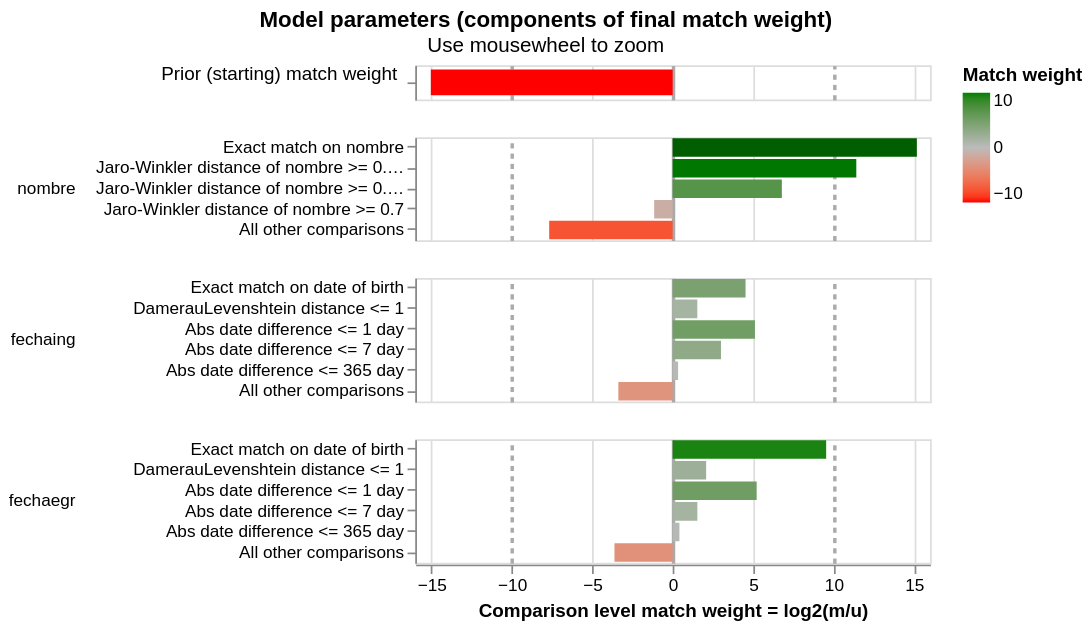

Here is the notebook cell this chart was saved with:
### Markdown cell above
### Visualizando los pesos

### Code cell
linker.visualisations.match_weights_chart()

### Figure 1 — Vega-Lite specification as saved in the notebook (floating-point values rounded to 4 significant figures)
{"config": {"view": {"continuousWidth": 300, "continuousHeight": 300, "discreteHeight": 60, "discreteWidth": 400}, "header": {"title": null}, "mark": {"tooltip": null}, "title": {"anchor": "middle"}}, "vconcat": [{"mark": {"type": "bar", "clip": true, "height": 15}, "encoding": {"color": {"field": "log2_bayes_factor", "scale": {"domain": [-10, 0, 10], "interpolate": "lab", "range": ["red", "#bbbbbb", "green"]}, "title": "Match weight", "type": "quantitative"}, "tooltip": [{"field": "comparison_name", "title": "Comparison name", "type": "nominal"}, {"field": "probability_two_random_records_match", "format": ".4f", "title": "Probability two random records match", "type": "nominal"}, {"field": "log2_bayes_factor", "format": ",.4f", "title": "Equivalent match weight", "type": "quantitative"}, {"field": "bayes_factor_description", "title": "Match weight description", "type": "nominal"}], "x": {"axis": {"domain": false, "gridColor": {"condition": {"test": "abs(datum.value / 10)  <= 1 & datum.value % 10 === 0", "value": "#aaa"}, "value": "#ddd"}, "gridDash": {"condition": {"test": "abs(datum.value / 10) == 1", "value": [3]}, "value": null}, "gridWidth": {"condition": {"test": "abs(datum.value / 10)  <= 1 & datum.value % 10 === 0", "value": 2}, "value": 1}, "labels": false, "ticks": false, "title": ""}, "field": "log2_bayes_factor", "scale": {"domain": [-16, 16]}, "type": "quantitative"}, "y": {"axis": {"title": "Prior (starting) match weight", "titleAlign": "right", "titleAngle": 0, "titleFontWeight": "normal"}, "field": "label_for_charts", "sort": {"field": "comparison_vector_value", "order": "descending"}, "type": "nominal"}}, "height": 20, "transform": [{"filter": "(datum.comparison_name == 'probability_two_random_records_match')"}]}, {"mark": {"type": "bar", "clip": true}, "encoding": {"color": {"field": "log2_bayes_factor", "scale": {"domain": [-10, 0, 10], "interpolate": "lab", "range": ["red", "#bbbbbb", "green"]}, "title": "Match weight", "type": "quantitative"}, "row": {"field": "comparison_name", "header": {"labelAlign": "left", "labelAnchor": "middle", "labelAngle": 0}, "sort": {"field": "comparison_sort_order"}, "type": "nominal"}, "tooltip": [{"field": "comparison_name", "title": "Comparison name", "type": "nominal"}, {"field": "label_for_charts", "title": "Label", "type": "ordinal"}, {"field": "sql_condition", "title": "SQL condition", "type": "nominal"}, {"field": "m_probability", "format": ".10~g", "title": "M probability", "type": "quantitative"}, {"field": "u_probability", "format": ".10~g", "title": "U probability", "type": "quantitative"}, {"field": "bayes_factor", "format": ",.6f", "title": "Bayes factor = m/u", "type": "quantitative"}, {"field": "log2_bayes_factor", "format": ".4~g", "title": "Match weight = log2(m/u)", "type": "quantitative"}, {"field": "bayes_factor_description", "title": "Match weight description", "type": "nominal"}, {"field": "m_probability_description", "title": "m probability description", "type": "nominal"}, {"field": "u_probability_description", "title": "u probability description", "type": "nominal"}], "x": {"axis": {"gridColor": {"condition": {"test": "abs(datum.value / 10)  <= 1 & datum.value % 10 === 0", "value": "#aaa"}, "value": "#ddd"}, "gridDash": {"condition": {"test": "abs(datum.value / 10) == 1", "value": [3]}, "value": null}, "gridWidth": {"condition": {"test": "abs(datum.value / 10)  <= 1 & datum.value % 10 === 0", "value": 2}, "value": 1}, "title": "Comparison level match weight = log2(m/u)"}, "field": "log2_bayes_factor", "scale": {"domain": [-16, 16]}, "type": "quantitative"}, "y": {"axis": {"title": null}, "field": "label_for_charts", "sort": {"field": "comparison_vector_value", "order": "descending"}, "type": "nominal"}}, "height": {"step": 12}, "resolve": {"axis": {"y": "independent"}, "scale": {"y": "independent"}}, "transform": [{"filter": "(datum.comparison_name != 'probability_two_random_records_match')"}]}], "data": {"name": "data-1c62cab49ececb8e4485df73591ce14f"}, "params": [{"name": "mouse_zoom", "select": {"type": "interval", "encodings": ["x"]}, "bind": "scales", "views": []}], "resolve": {"axis": {"y": "independent"}, "scale": {"y": "independent"}}, "title": {"text": "Model parameters (components of final match weight)", "subtitle": "Use mousewheel to zoom"}, "$schema": "https://vega.github.io/schema/vega-lite/v5.9.3.json", "datasets": {"data-1c62cab49ececb8e4485df73591ce14f": [{"comparison_name": "probability_two_random_records_match", "sql_condition": null, "label_for_charts": "", "m_probability": null, "u_probability": null, "m_probability_description": null, "u_probability_description": null, "has_tf_adjustments": false, "tf_adjustment_column": null, "tf_adjustment_weight": null, "is_null_level": false, "bayes_factor": 2.983e-05, "log2_bayes_factor": -15.03, "comparison_vector_value": 0, "max_comparison_vector_value": 0, "bayes_factor_description": "The probability that two random records drawn at random match is 0.000 or one in  33,528.5 records.This is equivalent to a starting match weight of -15.033.", "probability_two_random_records_match": 2.983e-05, "comparison_sort_order": -1}, {"comparison_name": "nombre", "sql_condition": "\"nombre_l\" = \"nombre_r\"", "label_for_charts": "Exact match on nombre", "m_probability": 0.9139, "u_probability": 2.464e-05, "m_probability_description": "Amongst matching record comparisons, 91.39% of records (i.e. one in 1.094) are in the exact match on nombre comparison level", "u_probability_description": "Amongst non-matching record comparisons, 0.002464% of records (i.e. one in 40,584) are in the exact match on nombre comparison level", "has_tf_adjustments": true, "tf_adjustment_column": "nombre", "tf_adjustment_weight": 1.0, "is_null_level": false, "bayes_factor": 37090.0, "log2_bayes_factor": 15.18, "comparison_vector_value": 4, "max_comparison_vector_value": 4, "bayes_factor_description": "If comparison level is `exact match on nombre` then comparison is 37,089 times more likely to be a match", "probability_two_random_records_match": 2.983e-05, "comparison_sort_order": 0}, {"comparison_name": "nombre", "sql_condition": "jaro_winkler_similarity(\"nombre_l\", \"nombre_r\") >= 0.92", "label_for_charts": "Jaro-Winkler distance of nombre >= 0.92", "m_probability": 0.04306, "u_probability": 1.577e-05, "m_probability_description": "Amongst matching record comparisons, 4.306% of records (i.e. one in 23.22) are in the jaro-winkler distance of nombre >= 0.92 comparison level", "u_probability_description": "Amongst non-matching record comparisons, 0.001577% of records (i.e. one in 63,413) are in the jaro-winkler distance of nombre >= 0.92 comparison level", "has_tf_adjustments": false, "tf_adjustment_column": null, "tf_adjustment_weight": 1.0, "is_null_level": false, "bayes_factor": 2731.0, "log2_bayes_factor": 11.42, "comparison_vector_value": 3, "max_comparison_vector_value": 4, "bayes_factor_description": "If comparison level is `jaro-winkler distance of nombre >= 0.92` then comparison is 2,731 times more likely to be a match", "probability_two_random_records_match": 2.983e-05, "comparison_sort_order": 0}, {"comparison_name": "nombre", "sql_condition": "jaro_winkler_similarity(\"nombre_l\", \"nombre_r\") >= 0.88", "label_for_charts": "Jaro-Winkler distance of nombre >= 0.88", "m_probability": 0.02871, "u_probability": 0.0002602, "m_probability_description": "Amongst matching record comparisons, 2.871% of records (i.e. one in 34.83) are in the jaro-winkler distance of nombre >= 0.88 comparison level", "u_probability_description": "Amongst non-matching record comparisons, 0.02602% of records (i.e. one in 3,843) are in the jaro-winkler distance of nombre >= 0.88 comparison level", "has_tf_adjustments": false, "tf_adjustment_column": null, "tf_adjustment_weight": 1.0, "is_null_level": false, "bayes_factor": 110.3, "log2_bayes_factor": 6.786, "comparison_vector_value": 2, "max_comparison_vector_value": 4, "bayes_factor_description": "If comparison level is `jaro-winkler distance of nombre >= 0.88` then comparison is 110 times more likely to be a match", "probability_two_random_records_match": 2.983e-05, "comparison_sort_order": 0}, {"comparison_name": "nombre", "sql_condition": "jaro_winkler_similarity(\"nombre_l\", \"nombre_r\") >= 0.7", "label_for_charts": "Jaro-Winkler distance of nombre >= 0.7", "m_probability": 0.009569, "u_probability": 0.02124, "m_probability_description": "Amongst matching record comparisons, 0.9569% of records (i.e. one in 104) are in the jaro-winkler distance of nombre >= 0.7 comparison level", "u_probability_description": "Amongst non-matching record comparisons, 2.124% of records (i.e. one in 47.08) are in the jaro-winkler distance of nombre >= 0.7 comparison level", "has_tf_adjustments": false, "tf_adjustment_column": null, "tf_adjustment_weight": 1.0, "is_null_level": false, "bayes_factor": 0.4505, "log2_bayes_factor": -1.15, "comparison_vector_value": 1, "max_comparison_vector_value": 4, "bayes_factor_description": "If comparison level is `jaro-winkler distance of nombre >= 0.7` then comparison is 2.22 times less likely to be a match", "probability_two_random_records_match": 2.983e-05, "comparison_sort_order": 0}, {"comparison_name": "nombre", "sql_condition": "ELSE", "label_for_charts": "All other comparisons", "m_probability": 0.004785, "u_probability": 0.9785, "m_probability_description": "Amongst matching record comparisons, 0.4785% of records (i.e. one in 209) are in the all other comparisons comparison level", "u_probability_description": "Amongst non-matching record comparisons, 97.85% of records (i.e. one in 1.022) are in the all other comparisons comparison level", "has_tf_adjustments": false, "tf_adjustment_column": null, "tf_adjustment_weight": 1.0, "is_null_level": false, "bayes_factor": 0.00489, "log2_bayes_factor": -7.676, "comparison_vector_value": 0, "max_comparison_vector_value": 4, "bayes_factor_description": "If comparison level is `all other comparisons` then comparison is 204 times less likely to be a match", "probability_two_random_records_match": 2.983e-05, "comparison_sort_order": 0}, {"comparison_name": "fechaing", "sql_condition": "\"fechaing_l\" = \"fechaing_r\"", "label_for_charts": "Exact match on date of birth", "m_probability": 0.03149, "u_probability": 0.001363, "m_probability_description": "Amongst matching record comparisons, 3.149% of records (i.e. one in 31.75) are in the exact match on date of birth comparison level", "u_probability_description": "Amongst non-matching record comparisons, 0.1363% of records (i.e. one in 734) are in the exact match on date of birth comparison level", "has_tf_adjustments": false, "tf_adjustment_column": null, "tf_adjustment_weight": 1.0, "is_null_level": false, "bayes_factor": 23.1, "log2_bayes_factor": 4.53, "comparison_vector_value": 5, "max_comparison_vector_value": 5, "bayes_factor_description": "If comparison level is `exact match on date of birth` then comparison is 23.1 times more likely to be a match", "probability_two_random_records_match": 2.983e-05, "comparison_sort_order": 1}, {"comparison_name": "fechaing", "sql_condition": "damerau_levenshtein(\"fechaing_l\", \"fechaing_r\") <= 1", "label_for_charts": "DamerauLevenshtein distance <= 1", "m_probability": 0.06275, "u_probability": 0.02171, "m_probability_description": "Amongst matching record comparisons, 6.275% of records (i.e. one in 15.94) are in the dameraulevenshtein distance <= 1 comparison level", "u_probability_description": "Amongst non-matching record comparisons, 2.171% of records (i.e. one in 46.07) are in the dameraulevenshtein distance <= 1 comparison level", "has_tf_adjustments": false, "tf_adjustment_column": null, "tf_adjustment_weight": 1.0, "is_null_level": false, "bayes_factor": 2.89, "log2_bayes_factor": 1.531, "comparison_vector_value": 4, "max_comparison_vector_value": 5, "bayes_factor_description": "If comparison level is `dameraulevenshtein distance <= 1` then comparison is 2.89 times more likely to be a match", "probability_two_random_records_match": 2.983e-05, "comparison_sort_order": 1}, {"comparison_name": "fechaing", "sql_condition": "ABS(EPOCH(try_strptime(\"fechaing_l\", '%Y-%m-%d')) - EPOCH(try_strptime(\"fechaing_r\", '%Y-%m-%d'))) <= 86400", "label_for_charts": "Abs date difference <= 1 day", "m_probability": 0.01, "u_probability": 0.0002888, "m_probability_description": "Amongst matching record comparisons, 1% of records (i.e. one in 100) are in the abs date difference <= 1 day comparison level", "u_probability_description": "Amongst non-matching record comparisons, 0.02888% of records (i.e. one in 3,463) are in the abs date difference <= 1 day comparison level", "has_tf_adjustments": false, "tf_adjustment_column": null, "tf_adjustment_weight": 1.0, "is_null_level": false, "bayes_factor": 34.63, "log2_bayes_factor": 5.114, "comparison_vector_value": 3, "max_comparison_vector_value": 5, "bayes_factor_description": "If comparison level is `abs date difference <= 1 day` then comparison is 34.63 times more likely to be a match", "probability_two_random_records_match": 2.983e-05, "comparison_sort_order": 1}, {"comparison_name": "fechaing", "sql_condition": "ABS(EPOCH(try_strptime(\"fechaing_l\", '%Y-%m-%d')) - EPOCH(try_strptime(\"fechaing_r\", '%Y-%m-%d'))) <= 604800", "label_for_charts": "Abs date difference <= 7 day", "m_probability": 0.058, "u_probability": 0.007237, "m_probability_description": "Amongst matching record comparisons, 5.8% of records (i.e. one in 17.24) are in the abs date difference <= 7 day comparison level", "u_probability_description": "Amongst non-matching record comparisons, 0.7237% of records (i.e. one in 138) are in the abs date difference <= 7 day comparison level", "has_tf_adjustments": false, "tf_adjustment_column": null, "tf_adjustment_weight": 1.0, "is_null_level": false, "bayes_factor": 8.014, "log2_bayes_factor": 3.002, "comparison_vector_value": 2, "max_comparison_vector_value": 5, "bayes_factor_description": "If comparison level is `abs date difference <= 7 day` then comparison is 8.014 times more likely to be a match", "probability_two_random_records_match": 2.983e-05, "comparison_sort_order": 1}, {"comparison_name": "fechaing", "sql_condition": "ABS(EPOCH(try_strptime(\"fechaing_l\", '%Y-%m-%d')) - EPOCH(try_strptime(\"fechaing_r\", '%Y-%m-%d'))) <= 31536000", "label_for_charts": "Abs date difference <= 365 day", "m_probability": 0.8167, "u_probability": 0.6465, "m_probability_description": "Amongst matching record comparisons, 81.67% of records (i.e. one in 1.224) are in the abs date difference <= 365 day comparison level", "u_probability_description": "Amongst non-matching record comparisons, 64.65% of records (i.e. one in 1.547) are in the abs date difference <= 365 day comparison level", "has_tf_adjustments": false, "tf_adjustment_column": null, "tf_adjustment_weight": 1.0, "is_null_level": false, "bayes_factor": 1.263, "log2_bayes_factor": 0.3371, "comparison_vector_value": 1, "max_comparison_vector_value": 5, "bayes_factor_description": "If comparison level is `abs date difference <= 365 day` then comparison is 1.263 times more likely to be a match", "probability_two_random_records_match": 2.983e-05, "comparison_sort_order": 1}, {"comparison_name": "fechaing", "sql_condition": "ELSE", "label_for_charts": "All other comparisons", "m_probability": 0.0311, "u_probability": 0.3229, "m_probability_description": "Amongst matching record comparisons, 3.11% of records (i.e. one in 32.15) are in the all other comparisons comparison level", "u_probability_description": "Amongst non-matching record comparisons, 32.29% of records (i.e. one in 3.097) are in the all other comparisons comparison level", "has_tf_adjustments": false, "tf_adjustment_column": null, "tf_adjustment_weight": 1.0, "is_null_level": false, "bayes_factor": 0.09632, "log2_bayes_factor": -3.376, "comparison_vector_value": 0, "max_comparison_vector_value": 5, "bayes_factor_description": "If comparison level is `all other comparisons` then comparison is 10.38 times less likely to be a match", "probability_two_random_records_match": 2.983e-05, "comparison_sort_order": 1}, {"comparison_name": "fechaegr", "sql_condition": "\"fechaegr_l\" = \"fechaegr_r\"", "label_for_charts": "Exact match on date of birth", "m_probability": 0.95, "u_probability": 0.001275, "m_probability_description": "Amongst matching record comparisons, 95% of records (i.e. one in 1.053) are in the exact match on date of birth comparison level", "u_probability_description": "Amongst non-matching record comparisons, 0.1275% of records (i.e. one in 784) are in the exact match on date of birth comparison level", "has_tf_adjustments": false, "tf_adjustment_column": null, "tf_adjustment_weight": 1.0, "is_null_level": false, "bayes_factor": 744.9, "log2_bayes_factor": 9.541, "comparison_vector_value": 5, "max_comparison_vector_value": 5, "bayes_factor_description": "If comparison level is `exact match on date of birth` then comparison is 745 times more likely to be a match", "probability_two_random_records_match": 2.983e-05, "comparison_sort_order": 2}, {"comparison_name": "fechaegr", "sql_condition": "damerau_levenshtein(\"fechaegr_l\", \"fechaegr_r\") <= 1", "label_for_charts": "DamerauLevenshtein distance <= 1", "m_probability": 0.08719, "u_probability": 0.02062, "m_probability_description": "Amongst matching record comparisons, 8.719% of records (i.e. one in 11.47) are in the dameraulevenshtein distance <= 1 comparison level", "u_probability_description": "Amongst non-matching record comparisons, 2.062% of records (i.e. one in 48.49) are in the dameraulevenshtein distance <= 1 comparison level", "has_tf_adjustments": false, "tf_adjustment_column": null, "tf_adjustment_weight": 1.0, "is_null_level": false, "bayes_factor": 4.228, "log2_bayes_factor": 2.08, "comparison_vector_value": 4, "max_comparison_vector_value": 5, "bayes_factor_description": "If comparison level is `dameraulevenshtein distance <= 1` then comparison is 4.228 times more likely to be a match", "probability_two_random_records_match": 2.983e-05, "comparison_sort_order": 2}, {"comparison_name": "fechaegr", "sql_condition": "ABS(EPOCH(try_strptime(\"fechaegr_l\", '%Y-%m-%d')) - EPOCH(try_strptime(\"fechaegr_r\", '%Y-%m-%d'))) <= 86400", "label_for_charts": "Abs date difference <= 1 day", "m_probability": 0.01, "u_probability": 0.0002681, "m_probability_description": "Amongst matching record comparisons, 1% of records (i.e. one in 100) are in the abs date difference <= 1 day comparison level", "u_probability_description": "Amongst non-matching record comparisons, 0.02681% of records (i.e. one in 3,730) are in the abs date difference <= 1 day comparison level", "has_tf_adjustments": false, "tf_adjustment_column": null, "tf_adjustment_weight": 1.0, "is_null_level": false, "bayes_factor": 37.3, "log2_bayes_factor": 5.221, "comparison_vector_value": 3, "max_comparison_vector_value": 5, "bayes_factor_description": "If comparison level is `abs date difference <= 1 day` then comparison is 37.3 times more likely to be a match", "probability_two_random_records_match": 2.983e-05, "comparison_sort_order": 2}, {"comparison_name": "fechaegr", "sql_condition": "ABS(EPOCH(try_strptime(\"fechaegr_l\", '%Y-%m-%d')) - EPOCH(try_strptime(\"fechaegr_r\", '%Y-%m-%d'))) <= 604800", "label_for_charts": "Abs date difference <= 7 day", "m_probability": 0.02107, "u_probability": 0.007276, "m_probability_description": "Amongst matching record comparisons, 2.107% of records (i.e. one in 47.45) are in the abs date difference <= 7 day comparison level", "u_probability_description": "Amongst non-matching record comparisons, 0.7276% of records (i.e. one in 137) are in the abs date difference <= 7 day comparison level", "has_tf_adjustments": false, "tf_adjustment_column": null, "tf_adjustment_weight": 1.0, "is_null_level": false, "bayes_factor": 2.896, "log2_bayes_factor": 1.534, "comparison_vector_value": 2, "max_comparison_vector_value": 5, "bayes_factor_description": "If comparison level is `abs date difference <= 7 day` then comparison is 2.896 times more likely to be a match", "probability_two_random_records_match": 2.983e-05, "comparison_sort_order": 2}, {"comparison_name": "fechaegr", "sql_condition": "ABS(EPOCH(try_strptime(\"fechaegr_l\", '%Y-%m-%d')) - EPOCH(try_strptime(\"fechaegr_r\", '%Y-%m-%d'))) <= 31536000", "label_for_charts": "Abs date difference <= 365 day", "m_probability": 0.8654, "u_probability": 0.6474, "m_probability_description": "Amongst matching record comparisons, 86.54% of records (i.e. one in 1.156) are in the abs date difference <= 365 day comparison level", "u_probability_description": "Amongst non-matching record comparisons, 64.74% of records (i.e. one in 1.545) are in the abs date difference <= 365 day comparison level", "has_tf_adjustments": false, "tf_adjustment_column": null, "tf_adjustment_weight": 1.0, "is_null_level": false, "bayes_factor": 1.337, "log2_bayes_factor": 0.4187, "comparison_vector_value": 1, "max_comparison_vector_value": 5, "bayes_factor_description": "If comparison level is `abs date difference <= 365 day` then comparison is 1.337 times more likely to be a match", "probability_two_random_records_match": 2.983e-05, "comparison_sort_order": 2}, {"comparison_name": "fechaegr", "sql_condition": "ELSE", "label_for_charts": "All other comparisons", "m_probability": 0.02632, "u_probability": 0.3231, "m_probability_description": "Amongst matching record comparisons, 2.632% of records (i.e. one in 38) are in the all other comparisons comparison level", "u_probability_description": "Amongst non-matching record comparisons, 32.31% of records (i.e. one in 3.095) are in the all other comparisons comparison level", "has_tf_adjustments": false, "tf_adjustment_column": null, "tf_adjustment_weight": 1.0, "is_null_level": false, "bayes_factor": 0.08144, "log2_bayes_factor": -3.618, "comparison_vector_value": 0, "max_comparison_vector_value": 5, "bayes_factor_description": "If comparison level is `all other comparisons` then comparison is 12.28 times less likely to be a match", "probability_two_random_records_match": 2.983e-05, "comparison_sort_order": 2}]}}
